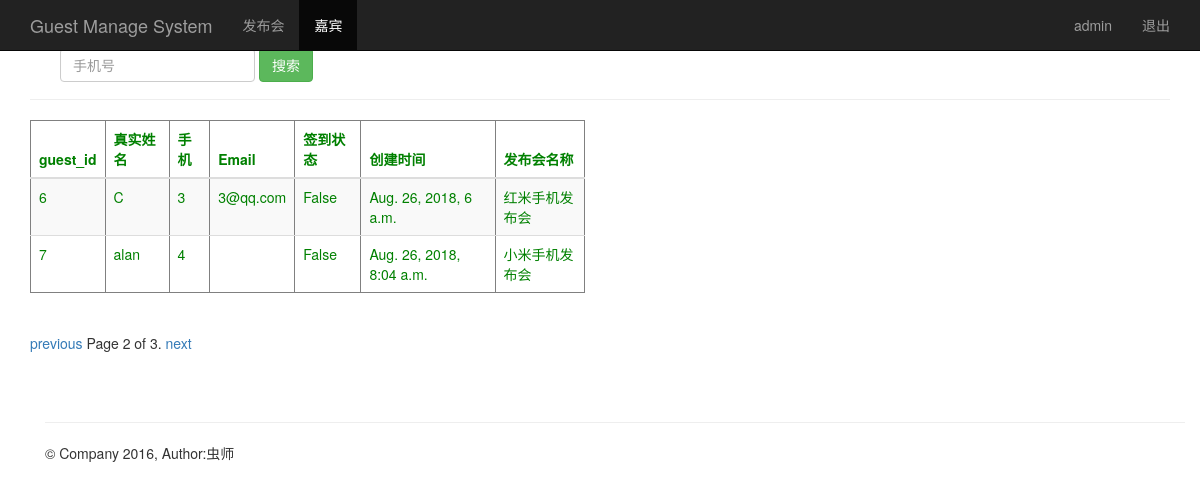
The page /guest_manage/?page=2 (signed in) on the database its author committed.
### sign/models.py (models this page shows, shortened)
class Guest(models.Model):
    event = models.ForeignKey('Event', on_delete=models.CASCADE)            # 关联发布会id
    realname = models.CharField(max_length=64)  # 姓名
    phone = models.CharField(max_length=16)     # 手机号
    email = models.EmailField()                 # 邮箱
    sign = models.BooleanField()                # 签到状态
    create_time = models.DateField(auto_now=True)  # 创建时间（自动获取当前时间）
    class Meta:
        unique_together = ('phone', 'event')

class Event(models.Model):
    name = models.CharField(max_length=100)            # 发布会标题
    limit = models.IntegerField()                      # 限制人数
    status = models.BooleanField()                     # 状态
    address = models.CharField(max_length=200)         # 地址
    start_time = models.DateField('events time from modes', default=timezone.now)
    create_time = models.DateField(auto_now=True)  # 创建时间（自动获取当前时间）
    def __str__(self):
        return self.name

### sign/views.py (the view)
# urls.py: url(r'^guest_manage/$', views.guest_manage),
@login_required
def guest_manage(request):
    guest_list = Guest.objects.all()
    username = request.session.get('username', '')
    paginator = Paginator(guest_list, 2)
    page = request.GET.get('page')
    try:
        contacts = paginator.page(page)
    except PageNotAnInteger:
        contacts = paginator.page(1)
    except EmptyPage:
        contacts = paginator.page(paginator.num_pages)
    return render(request, "guest_manage.html", {"user": username, "guests": contacts})

### sign/templates/guest_manage.html
{% extends "base.html" %}
{% block content %}
    <nav class="navbar navbar-inverse navbar-fixed-top">
      <div class="container">
        <div class="navbar-header">
          <a class="navbar-brand" href="/guest_manage/">Guest Manage System</a>
        </div>
        <div id="navbar" class="collapse navbar-collapse">
          <ul class="nav navbar-nav">
            <li><a href="/event_manage/">发布会</a></li>
            <li class="active"><a href="#about">嘉宾</a></li>
          </ul>
          <ul class="nav navbar-nav navbar-right">
           <li><a href="#">{{user}}</a></li>
           <li><a href="/logout/">退出</a></li>
         </ul>
        </div>
      </div>
    </nav>
    <div class="container theme-showcase" role="main">
      <div class="page-header">
        <div id="navbar" class="navbar-collapse collapse">
          <form class="navbar-form" method="get" action="/search_phone/">
            <div class="form-group">
              <input name="phone" type="text" placeholder="手机号" class="form-control">
            </div>
            <button type="submit" class="btn btn-success">搜索</button>
          </form>
        </div>
      </div>
      <div class="row">
        <div class="col-md-6">
          <table class="table table-striped" border="1">
            <thead style="color: green">
              <tr>
                <th>guest_id</th>
                <th>真实姓名</th>
                <th>手机</th>
                <th>Email</th>
                <th>签到状态</th>
                <th>创建时间</th>
                <th>发布会名称</th>
              </tr>
            </thead>
            <tbody style="color: green">
              {% for guest in guests %}
                <tr>
                  <td>{{ guest.id }}</td>
                  <td>{{ guest.realname }}</td>
                  <td>{{ guest.phone }}</td>
                  <td>{{ guest.email }}</td>
                  <td>{{ guest.sign }}</td>
                  <td>{{ guest.create_time }}</td>
                  <td>{{ guest.event }}</td>
                </tr>
             {% endfor %}
            </tbody>
          </table>
        </div>
      </div>
    <div class="pagination">
      <span class="step-links">
        {% if guests.has_previous %}
          <a href="?phone={{ phone }}&page={{ guests.previous_page_number }}">previous</a>
        {% endif %}
          <span class="current">
            Page {{ guests.number }} of {{ guests.paginator.num_pages }}.
          </span>
        {% if guests.has_next %}
          {% if phone %}
            <a href="?phone={{ phone }}&page={{ guests.next_page_number }}">next</a>
          {% else %}
           <a href="?page={{ guests.next_page_number }}">next</a>
          {% endif %}
        {% endif %}
      </span>
    </div>
{% endblock %}

### rows shown on the page
Guest: id "6", realname "C", phone "3", email "3@qq.com", sign "False", create_time "Aug. 26, 2018, 6 a.m.", event "红米手机发布会"
Guest: id "7", realname "alan", phone "4", sign "False", create_time "Aug. 26, 2018, 8:04 a.m.", event "小米手机发布会"

### other values the page prints
{{ user }} "admin"
{{ guests.number }} "2"
{{ guests.paginator.num_pages }} "3"
